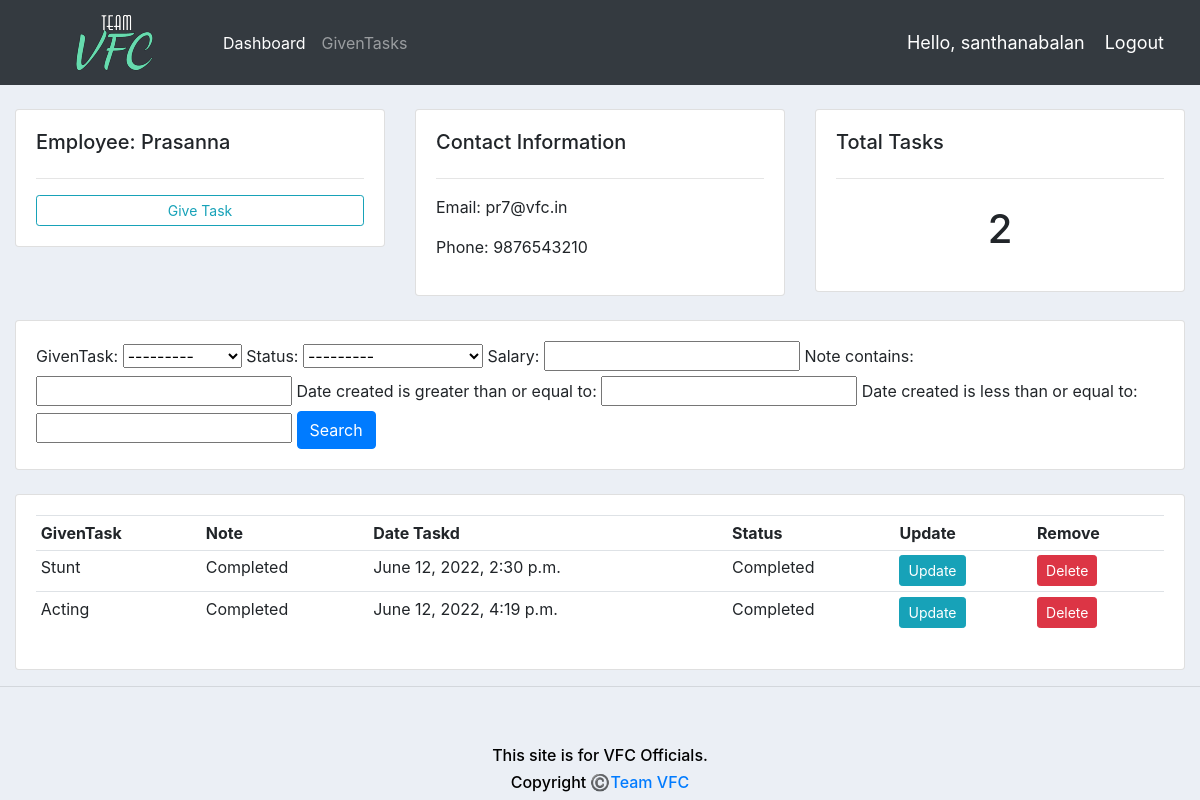
The app's page /employee/1/ (signed in) with its own data.
### accounts/models.py (models this page shows, shortened)
class Employee(models.Model):
	user = models.OneToOneField(User, null=True, blank=True, on_delete=models.CASCADE)
	name = models.CharField(max_length=200, null=True)
	phone = models.CharField(max_length=200, null=True)
	email = models.CharField(max_length=200, null=True)
	profile_pic = models.ImageField(default="profile1.png", null=True, blank=True)
	date_created = models.DateTimeField(auto_now_add=True, null=True)

class Task(models.Model):
	STATUS = (
			('Pending', 'Pending'),
			('Reached Completion', 'Reached Completion'),
			('Completed', 'Completed'),
			)
	employee = models.ForeignKey(Employee, null=True, on_delete= models.SET_NULL)
	givenTask = models.ForeignKey(GivenTask, null=True, on_delete= models.SET_NULL)
	date_created = models.DateTimeField(auto_now_add=True, null=True)
	status = models.CharField(max_length=200, null=True, choices=STATUS)
	salary = models.IntegerField(max_length=10, null=True)
	note = models.CharField(max_length=1000, null=True)

class GivenTask(models.Model):
	CATEGORY = (
			('Onspot', 'Onspot'),
			('Remotework', 'Remotework'),
			)
	name = models.CharField(max_length=200, null=True)
	price = models.FloatField(null=True)
	category = models.CharField(max_length=200, null=True, choices=CATEGORY)
	description = models.CharField(max_length=200, null=True, blank=True)
	date_created = models.DateTimeField(auto_now_add=True, null=True)
	tags = models.ManyToManyField(Tag)
	def __str__(self):
		return self.name

### accounts/decorators.py (the view)
		def wrapper_func(request, *args, **kwargs):
			group = None
			if request.user.groups.exists():
				group = request.user.groups.all()[0].name
			if group in allowed_roles:
				return view_func(request, *args, **kwargs)
			else:
				return HttpResponse('You are not authorized to view this page')

### accounts/views.py (called while the page is built)
@login_required(login_url='login')
@allowed_users(allowed_roles=['admin'])
def employee(request, pk_test):
	employee = Employee.objects.get(id=pk_test)
	tasks = employee.task_set.all()
	task_count = tasks.count()
	myFilter = TaskFilter(request.GET, queryset=tasks)
	tasks = myFilter.qs
	context = {'employee':employee, 'tasks':tasks, 'task_count':task_count,
	'myFilter':myFilter}
	return render(request, 'accounts/employee.html',context)

### accounts/templates/accounts/employee.html
{%  extends 'accounts/main.html' %}
{% block content %}
	<br>
<div class="row">
	<div class="col-md">
		<div class="card card-body">
			<h5>Employee: {{employee.name}}</h5>
			<hr>
			<a class="btn btn-outline-info  btn-sm btn-block" href="{% url 'create_task' employee.id %}">Give Task</a>
		</div>
	</div>
	<div class="col-md">
		<div class="card card-body">
			<h5>Contact Information</h5>
			<hr>
			<p>Email: {{employee.email}}</p>
			<p>Phone: {{employee.phone}}</p>
		</div>
	</div>
	<div class="col-md">
		<div class="card card-body">
			<h5>Total Tasks</h5>
			<hr>
			<h1 style="text-align: center;padding: 10px">{{task_count}}</h1>
		</div>
	</div>
</div>
<br>
<div class="row">
	<div class="col">
		<div class="card card-body">
			<form method="get">
				{{myFilter.form}}
		    <button class="btn btn-primary" type="submit">Search</button>
		  </form>
		</div>
	</div>
</div>
<br>
<div class="row">
	<div class="col-md">
		<div class="card card-body">
			<table class="table table-sm">
				<tr>
					<th>GivenTask</th>
					<th>Note</th>
					<th>Date Taskd</th>
					<th>Status</th>
					<th>Update</th>
					<th>Remove</th>
				</tr>
				{% for task in tasks %}
				<tr>
					<td>{{task.givenTask}}</td>
					<td>{{task.note}}</td>
					<td>{{task.date_created}}</td>
					<td>{{task.status}}</td>
					<td><a class="btn btn-sm btn-info" href="{% url 'update_task' task.id %}">Update</a></td>
					<td><a class="btn btn-sm btn-danger" href="{% url 'delete_task' task.id %}">Delete</a></td>
				</tr>
				{% endfor %}
			</table>
		</div>
	</div>
</div>
{% endblock %}

### accounts/templates/accounts/navbar.html (shortened to what this page needs)
{% load static %}
<nav class="navbar navbar-expand-lg navbar-dark bg-dark">
 <img src="{% static 'images/logovfc.png' %}">
  <div class="collapse navbar-collapse" id="navbarNav">
    <ul class="navbar-nav">
      {% if request.user.is_staff %}
      <li class="nav-item active">
        <a class="nav-link" href="{% url 'home' %}">Dashboard</a>
      </li>
      <li class="nav-item">
        <a class="nav-link" href="{% url 'givenTasks' %}">GivenTasks</a>
      </li>
      {% else %}
       <li class="nav-item">
        <a class="nav-link" href="{% url 'account' %}">Settings</a>
      </li>
      {% endif %}
    </ul>
  </div>
  <span class="hello-msg">Hello, {{request.user}}</span>
  <span ><a  class="hello-msg" href="{% url 'logout' %}">Logout</a></span>
</nav>

### accounts/static/css/main.css (style rules this page uses)
body { background-color: #ebeff5; }

### accounts/templates/accounts/navbar.html (style rules this page uses)
.hello-msg { font-size: 18px; color: #fff; margin-right: 20px; }

### records on screen
Employee: name "Prasanna", email "pr7@vfc.in", phone "9876543210"
Task: givenTask "Stunt", note "Completed", date_created "June 12, 2022, 2:30 p.m.", status "Completed"
Task: givenTask "Acting", note "Completed", date_created "June 12, 2022, 4:19 p.m.", status "Completed"

### other values on screen
{{ request.user }} "santhanabalan"
{{ task_count }} "2"
